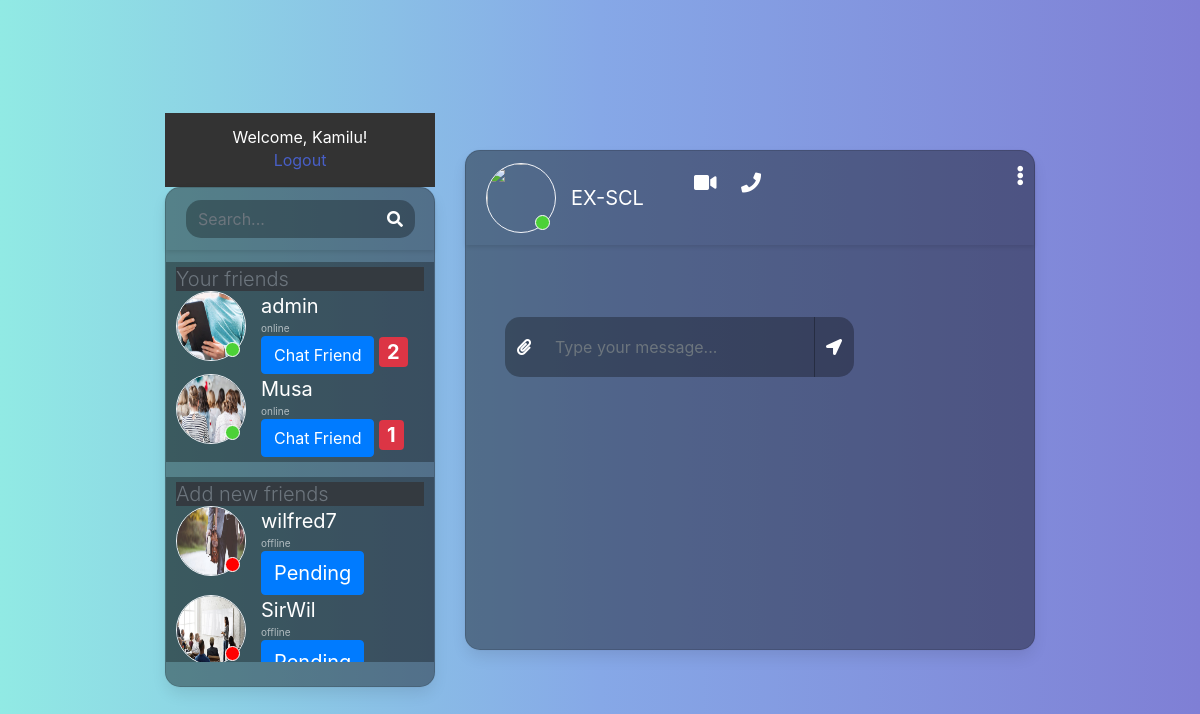
The app's page /room/EX-SCL/ (signed in) with its own data.
### authentications/models.py (models this page shows)
class CustomUser(AbstractUser):
    date_of_birth = models.DateField(null = True)
    photo = models.ImageField(upload_to='media', null = True)
    is_online = models.BooleanField(default=False)
    class Meta(AbstractUser.Meta):
        app_label = 'authentications'
    def __str__(self):
        return self.username

### chat/models.py (models this page shows, shortened)
class Room(models.Model):
    name = models.CharField(max_length=128)
    online = models.ManyToManyField(to=User, blank=True)

### chat/views.py (the view)
# urls.py: path('room/<str:room_name>/', views.chatroom, name = 'room'),
def chatroom(request, room_name):
    current_user = request.user
    chat_room = Room.objects.get(name=room_name)
    get_room_name = chat_room.name
    get_messages = Message.objects.filter(room=chat_room)
    formatted_messages = [(message, format_timestamp(message.timestamp)) for message in get_messages]
    online_users = CustomUser.objects.all().order_by('is_online')
    try:
        friendship_instance = Friendship.objects.get(user=current_user)
        related_friends = friendship_instance.related_friends.all()
        related_friends_ordered = related_friends.order_by('-is_online')
    except Friendship.DoesNotExist:
        related_friends_ordered = []
    all_users = CustomUser.objects.exclude(id=current_user.id).exclude(id__in=related_friends.values_list('id', flat=True))
    for friend in all_users:
        friend_request = FriendRequest.objects.filter(to_user=friend, status='pending').first()
        friend.has_pending_request = friend_request is not None
    arr = []
    for friend in related_friends_ordered:
        other_user_chats = PrivateChat.objects.filter(
            sender=friend, friend=current_user, is_read_friend=False
        )
        other_user_unread_count = other_user_chats.count()
        print('coming from room', other_user_unread_count)
        arr.append((friend, other_user_unread_count))
    context = {
        'room': chat_room,
        'chats': get_messages,
        'room_name': get_room_name,
        'formatted_messages': formatted_messages,
        'all_users': all_users,
        'online': online_users,
        'friends': related_friends_ordered,
        'arr': arr,
        'current_user':current_user
    }
    return render(request, 'chat/chatroom.html', context)

### chat/timestamp.py (called while the page is built)
def format_timestamp(timestamp):
    now = timezone.now()
    if timestamp.date() == now.date():
        formatted_time = timestamp.strftime("%I:%M %p")
        return f"{formatted_time}, Today"
    else:
        formatted_datetime = timestamp.strftime("%I:%M %p, %b %d, %Y")
        return formatted_datetime

### chat/templates/chat/chatroom.html (shortened to what this page needs)
{% extends 'chat/base/base.html' %}
{% load static %}
{% block content %}
<div class="container-fluid h-100">
	<div class="row justify-content-center h-100">
		{% include 'chat/base/sidebar.html' %}
		<div class="col-md-8 col-xl-6 chat">
			<div class="card">
				<div class="card-header msg_head">
					<div class="d-flex bd-highlight">
						<div class="img_cont">
							<img src="https://static.turbosquid.com/Preview/001292/481/WV/_D.jpg" class="rounded-circle user_img">
							<span class="online_icon"></span>
						</div>
						<div class="user_info">
							<span>{{ room.name }}</span>
						</div>
						<div class="video_cam">
							<span><i class="fas fa-video"></i></span>
							<span><i class="fas fa-phone"></i></span>
						</div>
					</div>
					<span id="action_menu_btn"><i class="fas fa-ellipsis-v"></i></span>
				</div>
				<div class="card-body msg_card_body">
					<div class="card-footer">
						<form id="messageForm" method="POST" >
							<div class="card-body msg_card_body" id="messageContainer">
							</div>
							<div class="input-group">
								<div class="input-group-append">
									<span class="input-group-text attach_btn"><i class="fas fa-paperclip"></i></span>
								</div>
								<input type="text" id="chatMessageInput" class="form-control type_msg" placeholder="Type your message..." required>
								<div class="input-group-append">
									<button type="button" id="chatMessageSend" class="input-group-text send_btn"><i class="fas fa-location-arrow"></i></button>
								</div>
							</div>
						</form>
					</div>
			</div>
		</div>
	</div>
</div>
{% endblock %}

### chat/templates/chat/base/sidebar.html (shortened to what this page needs)
<div class="col-md-4 col-xl-3 chat">
    {% include 'chat/base/logout_base.html' %}
    <div class="card mb-sm-3 mb-md-0 contacts_card">
        <div class="card-header">
            <div class="input-group">
                <input type="text" placeholder="Search..." name="" class="form-control search">
                <div class="input-group-prepend">
                    <span class="input-group-text search_btn"><i class="fas fa-search"></i></span>
                </div>
            </div>
        </div>
        <div class="card-body contacts_body">
            <ul class="contacts">
                <li class="active">
                    <h4 class="bg-dark text-secondary lead">Your friends</h4>
                {% for users, current_user_count in arr %}
                    <div class="d-flex bd-highlight">
                        <div class="img_cont">
                            {% if users.is_online %}
                                <img src="{{ users.photo.url }}" class="rounded-circle user_img">
                                <span class="online_icon"></span>
                            {% else %}
                                <img src="{{ users.photo.url }}" class="rounded-circle user_img">
                                <span class="offline_icon"></span>
                            {% endif %}
                        </div>
                        <div class="user_info">
                            <span>{{ users.username }}</span>
                            {% if users.is_online %}
                                <p> online </p>
                            {% else %}
                                <p> offline </p>
                            {% endif %}
                            <a href="{% url 'chat_friend' users.id %}" data-friend-id="{{ users.id }}" class="btn btn-primary add-friend-btn" data-mark-read-url="{% url 'mark_messages_as_read' %}">Chat Friend</a>
                            {% if users != request.user %}
                            <span class="badge badge-danger" id="unread-count-{{ users.id }}">{{ current_user_count }}</span>
                            {% endif %}
                        </div>
                    </div>
                {% endfor %}
                </li>
                <li class="active">
                    <h4 class="bg-dark text-secondary lead">Add new friends</h4>
                        {% for user in all_users %}
                        <div class="d-flex bd-highlight">
                            <div class="img_cont">
                                {% if user.is_online %}
                                <img src="{{ user.photo.url }}" class="rounded-circle user_img">
                                <span class="online_icon"></span>
                                {% else %}
                                <img src="{{ user.photo.url }}" class="rounded-circle user_img">
                                <span class="offline_icon"></span>
                                {% endif %}
                            </div>
                            <div class="user_info">
                                <span>{{ user.username }}</span>
                                {% if user.is_online %}
                                    <p> online </p>
                                {% else %}
                                    <p> offline </p>
                                {% endif %}
                                <form method="post" action="{% if user.has_pending_request %}{% url 'accept_friend_request' user.friend_requests_received.first.id %}{% else %}{% url 'add_new_friend' user.id %}{% endif %}" class="friendRequestBtn" data-user-id="{{ user.id }}">
                                    <button type="submit" class="btn btn-primary">
                                        <span class="friend-status">{% if user.has_pending_request %}Pending{% else %}Add Friend{% endif %}</span>
                                    </button>
                                </form>
                            </div>
                        </div>
                    {% endfor %}
                    </li>
            </ul>
        </div>
        <div class="card-footer"></div>
    </div>
</div>

### chat/templates/chat/base/logout_base.html
<div class="header">
    <h4>Welcome, {{ user.username }}!</h4>
    <a href="{% url 'authentications:logout' %}">Logout</a>
</div>

### chat/static/chat/styles/chat/style.css (style rules this page uses)
body,html { height: 100%; margin: 0; background: #7F7FD5; background: -webkit-linear-gradient(to right, #91EAE4, #86A8E7, #7F7FD5); background: linear-gradient(to right, #91EAE4, #86A8E7, #7F7FD5); }
body { font-family: 'Arial', sans-serif; background-color: #f5f5f5; text-align: center; display: flex; justify-content: center; align-items: center; }
.chat { margin-top: auto; margin-bottom: auto; }
.card { height: 500px; border-radius: 15px !important; background-color: rgba(0,0,0,0.4) !important; }
.contacts_body { padding: 0.75rem 0 !important; overflow-y: auto; white-space: nowrap; }
.msg_card_body { overflow-y: auto; }
.card-header { border-radius: 15px 15px 0 0 !important; border-bottom: 0 !important; }
.card-footer { border-radius: 0 0 15px 15px !important; border-top: 0 !important; }
.search { border-radius: 15px 0 0 15px !important; background-color: rgba(0,0,0,0.3) !important; border:0 !important; color:white !important; }
.type_msg { background-color: rgba(0,0,0,0.3) !important; border:0 !important; color:white !important; height: 60px !important; overflow-y: auto; }
.attach_btn { border-radius: 15px 0 0 15px !important; background-color: rgba(0,0,0,0.3) !important; border:0 !important; color: white !important; cursor: pointer; }
.send_btn { border-radius: 0 15px 15px 0 !important; background-color: rgba(0,0,0,0.3) !important; border:0 !important; color: white !important; cursor: pointer; }
.search_btn { border-radius: 0 15px 15px 0 !important; background-color: rgba(0,0,0,0.3) !important; border:0 !important; color: white !important; cursor: pointer; }
.contacts { list-style: none; padding: 0; }
.contacts li { width: 100% !important; padding: 5px 10px; margin-bottom: 15px !important; }
.active { background-color: rgba(0,0,0,0.3); }
.user_img { height: 70px; width: 70px; border:1.5px solid #f5f6fa; }
.img_cont { position: relative; height: 70px; width: 70px; }
.online_icon { position: absolute; height: 15px; width:15px; background-color: #4cd137; border-radius: 50%; bottom: 0.2em; right: 0.4em; border:1.5px solid white; }
.offline_icon { position: absolute; height: 15px; width:15px; background-color: red; border-radius: 50%; bottom: 0.2em; right: 0.4em; border:1.5px solid white; }
.user_info { margin-top: auto; margin-bottom: auto; margin-left: 15px; }
.user_info span { font-size: 20px; color: white; }
.user_info p { font-size: 10px; color: rgba(255,255,255,0.6); }
.video_cam { margin-left: 50px; margin-top: 5px; }
.video_cam span { color: white; font-size: 20px; cursor: pointer; margin-right: 20px; }
.msg_head { position: relative; }
#action_menu_btn { position: absolute; right: 10px; top: 10px; color: white; cursor: pointer; font-size: 20px; }
input[type="text"] { width: 100%; padding: 12px; border: 1px solid #ccc; border-radius: 4px; font-size: 16px; }
button { background-color: #007BFF; color: #fff; border: none; border-radius: 4px; padding: 12px 20px; font-size: 18px; cursor: pointer; transition: background-color 0.3s; }

### chat/static/chat/styles/chat/room.css (style rules this page uses)
body { font-family: 'Arial', sans-serif; background-color: #f4f4f4; margin: 0; padding: 0; }
.search { display: flex; justify-content: space-between; margin-bottom: 20px; }
.header { background-color: #333; color: #fff; padding: 15px; text-align: center; }
p { color: #555; }
a { color: #3498db; text-decoration: none; }

### records on screen
CustomUser: username "Kamilu"
CustomUser: photo (picture), username "admin", is_online "online", current_user_count "2"
CustomUser: photo (picture), username "Musa", is_online "online", current_user_count "1"
CustomUser: photo (picture), username "wilfred7", is_online "offline", shows "Pending"
CustomUser: photo (picture), username "SirWil", is_online "offline", shows "Pending"
Room: name "EX-SCL"
